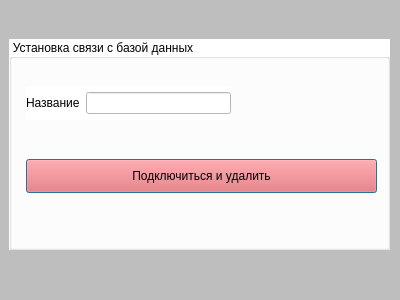
<?xml version="1.0" encoding="UTF-8"?>
<ui version="4.0">
 <class>connect_db</class>
 <widget class="QDialog" name="connect_db">
  <property name="geometry">
   <rect>
    <x>0</x>
    <y>0</y>
    <width>400</width>
    <height>300</height>
   </rect>
  </property>
  <property name="windowTitle">
   <string>Dialog</string>
  </property>
  <property name="styleSheet">
   <string notr="true">background-color: rgb(190, 190, 190);
</string>
  </property>
  <widget class="QGroupBox" name="groupBox">
   <property name="geometry">
    <rect>
     <x>9</x>
     <y>39</y>
     <width>381</width>
     <height>211</height>
    </rect>
   </property>
   <property name="styleSheet">
    <string notr="true">background-color: rgb(255, 255, 255);</string>
   </property>
   <property name="title">
    <string>Установка связи с базой данных</string>
   </property>
   <widget class="QLabel" name="label_2">
    <property name="geometry">
     <rect>
      <x>60</x>
      <y>130</y>
      <width>58</width>
      <height>18</height>
     </rect>
    </property>
    <property name="text">
     <string/>
    </property>
   </widget>
   <widget class="QPushButton" name="pushButton">
    <property name="geometry">
     <rect>
      <x>17</x>
      <y>120</y>
      <width>351</width>
      <height>34</height>
     </rect>
    </property>
    <property name="styleSheet">
     <string notr="true">background-color: rgb(255, 83, 83);</string>
    </property>
    <property name="text">
     <string>Подключиться и удалить</string>
    </property>
   </widget>
   <widget class="QWidget" name="layoutWidget">
    <property name="geometry">
     <rect>
      <x>17</x>
      <y>47</y>
      <width>205</width>
      <height>34</height>
     </rect>
    </property>
    <layout class="QHBoxLayout" name="horizontalLayout">
     <item>
      <widget class="QLabel" name="label">
       <property name="text">
        <string>Название</string>
       </property>
      </widget>
     </item>
     <item>
      <widget class="QLineEdit" name="name"/>
     </item>
    </layout>
   </widget>
  </widget>
 </widget>
 <resources/>
 <connections/>
</ui>
